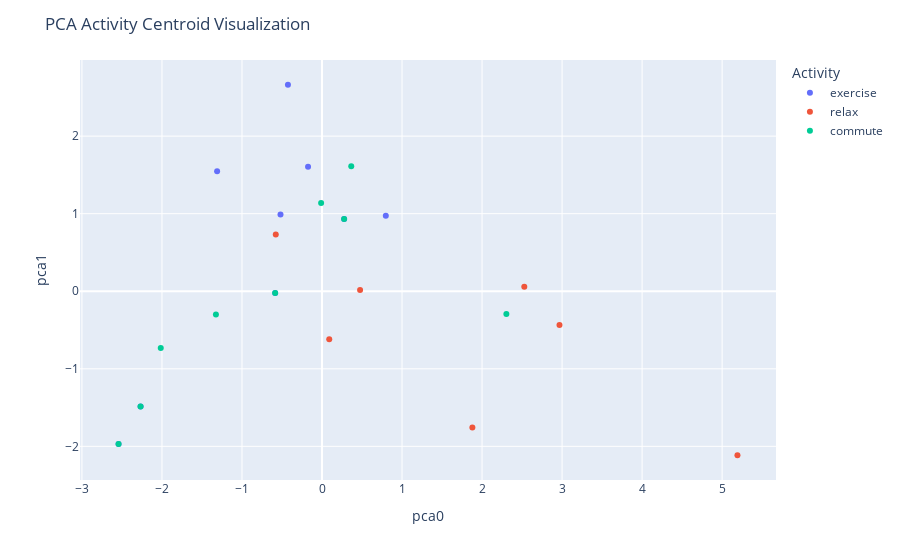

Source (notebook cell):
### Code cell
# Convert the data to a pandas DataFrame
df_centroid_activity = pd.DataFrame({'pca0': centroid_pca[:, 0], 'pca1': centroid_pca[:, 1], 'activity': activity_labels})

# Create a scatter plot using Plotly
fig = px.scatter(df_centroid_activity, x='pca0', y='pca1', color='activity')

# Add labels and adjust the layout
fig.update_layout(
    title='PCA Activity Centroid Visualization',
    xaxis_title='pca0',
    yaxis_title='pca1',
    legend_title='Activity'
)

# Display the plot
fig.show()

### Figure 1 — Plotly figure (JSON) as saved in the notebook; plotly's stock layout.template omitted (floating-point values rounded to 4 significant figures)
{"data": [{"hovertemplate": "activity=exercise<br>pca0=%{x}<br>pca1=%{y}<extra></extra>", "legendgroup": "exercise", "marker": {"color": "#636efa", "symbol": "circle"}, "mode": "markers", "name": "exercise", "orientation": "v", "showlegend": true, "type": "scatter", "x": [-0.5855, 0.2765, -2.543, -1.311, -2.268, -0.5188, 0.7972, -0.1745, -0.4258], "xaxis": "x", "y": [-0.02144, 0.9328, -1.969, 1.546, -1.487, 0.9903, 0.9748, 1.605, 2.662], "yaxis": "y"}, {"hovertemplate": "activity=relax<br>pca0=%{x}<br>pca1=%{y}<extra></extra>", "legendgroup": "relax", "marker": {"color": "#EF553B", "symbol": "circle"}, "mode": "markers", "name": "relax", "orientation": "v", "showlegend": true, "type": "scatter", "x": [0.09031, 1.879, 0.4758, -0.5778, 5.192, 2.968, 2.528], "xaxis": "x", "y": [-0.6192, -1.757, 0.01713, 0.7306, -2.115, -0.4338, 0.05832], "yaxis": "y"}, {"hovertemplate": "activity=commute<br>pca0=%{x}<br>pca1=%{y}<extra></extra>", "legendgroup": "commute", "marker": {"color": "#00cc96", "symbol": "circle"}, "mode": "markers", "name": "commute", "orientation": "v", "showlegend": true, "type": "scatter", "x": [-0.5855, 0.2765, -0.01121, -2.543, -2.015, -1.326, 0.3654, 2.304, -2.268], "xaxis": "x", "y": [-0.02144, 0.9328, 1.138, -1.969, -0.7308, -0.2991, 1.613, -0.2923, -1.487], "yaxis": "y"}], "layout": {"legend": {"title": {"text": "Activity"}, "tracegroupgap": 0}, "margin": {"t": 60}, "title": {"text": "PCA Activity Centroid Visualization"}, "xaxis": {"anchor": "y", "domain": [0, 1], "title": {"text": "pca0"}}, "yaxis": {"anchor": "x", "domain": [0, 1], "title": {"text": "pca1"}}}}
